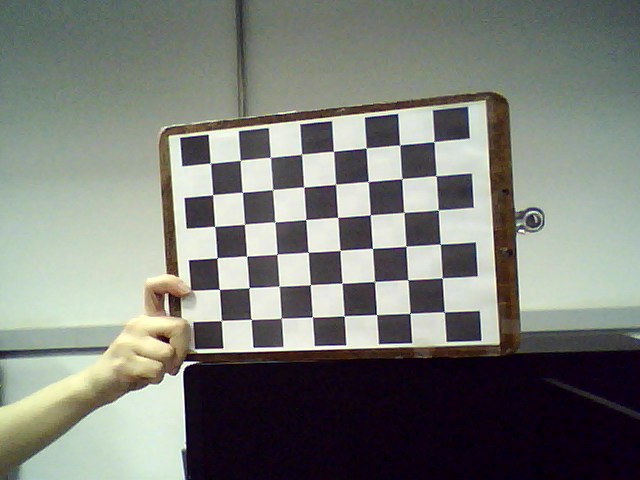
#> input picture Lab6_Grupo2/assets/tabuleiro_esquerda_original.png, 640 x 480 px
$ jupyter execute Relatorio_Lab6_Grupo2.ipynb   (older library calls are emulated)
#> lines starting #> are read from the running program, lines starting #| are printed output that depends on the picture
### Lab6_Grupo2/codigos/lab6_util.py
#!/usr/bin/env python3
"""Funcoes auxiliares do Lab 6 - disparidade, retificacao e profundidade."""

from __future__ import annotations

import json
import math
import os
from dataclasses import dataclass
from pathlib import Path
from typing import Any, Dict, Optional, Tuple

import cv2
import numpy as np


@dataclass
class CalibracaoStereo:
    caminho: Path
    image_size: Tuple[int, int]
    M1: np.ndarray
    D1: np.ndarray
    M2: np.ndarray
    D2: np.ndarray
    R1: np.ndarray
    R2: np.ndarray
    P1: np.ndarray
    P2: np.ndarray
    Q: np.ndarray
    map1x: np.ndarray
    map1y: np.ndarray
    map2x: np.ndarray
    map2y: np.ndarray
    square_size: float = 1.0


def _ler_matriz(fs: cv2.FileStorage, nome: str, obrigatoria: bool = True) -> Optional[np.ndarray]:
    node = fs.getNode(nome)
    if node.empty():
        if obrigatoria:
            raise KeyError(f"Parametro ausente no arquivo de calibracao: {nome}")
        return None
    mat = node.mat()
    if mat is None and obrigatoria:
        raise ValueError(f"Nao foi possivel ler a matriz {nome}")
    return mat


def _ler_real(fs: cv2.FileStorage, nome: str, padrao: float) -> float:
    node = fs.getNode(nome)
    return float(node.real()) if not node.empty() else float(padrao)


def carregar_calibracao_xml(caminho: str | os.PathLike[str]) -> CalibracaoStereo:
    """Carrega o XML/YAML do Lab 5 e cria mapas de retificacao."""
    path = Path(caminho).expanduser().resolve()
    if not path.exists():
        raise FileNotFoundError(
            f"Arquivo de calibracao nao encontrado: {path}\n"
            "Copie o stereo_params_abc.xml do Lab 5 para a pasta calibracao/."
        )

    fs = cv2.FileStorage(str(path), cv2.FILE_STORAGE_READ)
    if not fs.isOpened():
        raise OSError(f"Nao foi possivel abrir o arquivo de calibracao: {path}")

    try:
        width = int(round(_ler_real(fs, "image_width", 640)))
        height = int(round(_ler_real(fs, "image_height", 480)))
        square_size = _ler_real(fs, "square_size", 1.0)
        M1 = _ler_matriz(fs, "M1")
        D1 = _ler_matriz(fs, "D1")
        M2 = _ler_matriz(fs, "M2")
        D2 = _ler_matriz(fs, "D2")
        R1 = _ler_matriz(fs, "R1")
        R2 = _ler_matriz(fs, "R2")
        P1 = _ler_matriz(fs, "P1")
        P2 = _ler_matriz(fs, "P2")
        Q = _ler_matriz(fs, "Q")
    finally:
        fs.release()

    size = (width, height)
    map1x, map1y = cv2.initUndistortRectifyMap(
        M1, D1, R1, P1, size, cv2.CV_32FC1
    )
    map2x, map2y = cv2.initUndistortRectifyMap(
        M2, D2, R2, P2, size, cv2.CV_32FC1
    )

    return CalibracaoStereo(
        caminho=path,
        image_size=size,
        M1=M1,
        D1=D1,
        M2=M2,
        D2=D2,
        R1=R1,
        R2=R2,
        P1=P1,
        P2=P2,
        Q=Q,
        map1x=map1x,
        map1y=map1y,
        map2x=map2x,
        map2y=map2y,
        square_size=square_size,
    )


def retificar_par(
    esquerda: np.ndarray,
    direita: np.ndarray,
    calib: CalibracaoStereo,
) -> Tuple[np.ndarray, np.ndarray]:
    """Redimensiona para a resolucao calibrada e retifica o par."""
    size = calib.image_size
    if (esquerda.shape[1], esquerda.shape[0]) != size:
        esquerda = cv2.resize(esquerda, size, interpolation=cv2.INTER_AREA)
    if (direita.shape[1], direita.shape[0]) != size:
        direita = cv2.resize(direita, size, interpolation=cv2.INTER_AREA)

    rect_l = cv2.remap(esquerda, calib.map1x, calib.map1y, cv2.INTER_LINEAR)
    rect_r = cv2.remap(direita, calib.map2x, calib.map2y, cv2.INTER_LINEAR)
    return rect_l, rect_r


def parametros_padrao_sgbm() -> Dict[str, int]:
    return {
        "min_disparity": 0,
        "num_disparities": 128,
        "block_size": 5,
        "uniqueness_ratio": 10,
        "speckle_window_size": 100,
        "speckle_range": 2,
        "disp12_max_diff": 1,
        "pre_filter_cap": 31,
    }


def normalizar_parametros(params: Dict[str, Any]) -> Dict[str, int]:
    p = parametros_padrao_sgbm()
    p.update({k: int(v) for k, v in params.items() if k in p})

    p["num_disparities"] = max(16, int(math.ceil(p["num_disparities"] / 16.0)) * 16)
    p["block_size"] = max(3, p["block_size"])
    if p["block_size"] % 2 == 0:
        p["block_size"] += 1
    p["pre_filter_cap"] = int(np.clip(p["pre_filter_cap"], 1, 63))
    p["uniqueness_ratio"] = max(0, p["uniqueness_ratio"])
    p["speckle_window_size"] = max(0, p["speckle_window_size"])
    p["speckle_range"] = max(0, p["speckle_range"])
    p["disp12_max_diff"] = max(-1, p["disp12_max_diff"])
    return p


def criar_sgbm(params: Dict[str, Any], canais: int = 1) -> cv2.StereoSGBM:
    p = normalizar_parametros(params)
    bloco = p["block_size"]
    p1 = 8 * canais * bloco * bloco
    p2 = 32 * canais * bloco * bloco
    return cv2.StereoSGBM_create(
        minDisparity=p["min_disparity"],
        numDisparities=p["num_disparities"],
        blockSize=bloco,
        P1=p1,
        P2=p2,
        disp12MaxDiff=p["disp12_max_diff"],
        preFilterCap=p["pre_filter_cap"],
        uniquenessRatio=p["uniqueness_ratio"],
        speckleWindowSize=p["speckle_window_size"],
        speckleRange=p["speckle_range"],
        mode=cv2.STEREO_SGBM_MODE_SGBM_3WAY,
    )


def calcular_disparidade(
    esquerda_gray: np.ndarray,
    direita_gray: np.ndarray,
    params: Dict[str, Any],
    filtro: str = "auto",
) -> Tuple[np.ndarray, np.ndarray]:
    """Calcula disparidade e aplica regularizacao para reduzir manchas.

    filtro:
      - "auto": usa WLS se cv2.ximgproc estiver disponível; caso contrário, mediana.
      - "wls": tenta WLS e cai para mediana se indisponível.
      - "mediana": filtro de mediana 5x5.
      - "nenhum": resultado bruto do StereoSGBM.
    """
    p = normalizar_parametros(params)
    matcher_esq = criar_sgbm(p, canais=1)
    disp16_esq = matcher_esq.compute(esquerda_gray, direita_gray)

    filtro = str(filtro).lower().strip()
    disp16_filtrada = disp16_esq

    usar_wls = filtro in ("auto", "wls")
    tem_ximgproc = hasattr(cv2, "ximgproc") and hasattr(cv2.ximgproc, "createRightMatcher")

    if usar_wls and tem_ximgproc:
        try:
            matcher_dir = cv2.ximgproc.createRightMatcher(matcher_esq)
            disp16_dir = matcher_dir.compute(direita_gray, esquerda_gray)

            wls = cv2.ximgproc.createDisparityWLSFilter(matcher_esq)
            wls.setLambda(8000.0)
            wls.setSigmaColor(1.5)
            disp16_filtrada = wls.filter(
                disp16_esq,
                esquerda_gray,
                disparity_map_right=disp16_dir,
            )
        except cv2.error:
            disp16_filtrada = disp16_esq

    if filtro == "mediana" or (usar_wls and not tem_ximgproc) or (
        usar_wls and np.shares_memory(disp16_filtrada, disp16_esq)
    ):
        # Suaviza pequenas oscilações mantendo as regiões originalmente inválidas.
        limite_invalido = (p["min_disparity"] - 1) * 16
        invalid = disp16_esq <= limite_invalido
        filtrada = cv2.medianBlur(disp16_esq, 5)
        filtrada[invalid] = disp16_esq[invalid]
        disp16_filtrada = filtrada

    if filtro == "nenhum":
        disp16_filtrada = disp16_esq

    disp = disp16_filtrada.astype(np.float32) / 16.0
    return disp, disp16_filtrada


def mascara_disparidade_valida(disparidade: np.ndarray, min_disparity: int = 0) -> np.ndarray:
    return np.isfinite(disparidade) & (disparidade > float(min_disparity))


# [14 lines left out: function disparidade_visual, not called in this run]


def reprojetar_3d(disparidade: np.ndarray, Q: np.ndarray) -> Tuple[np.ndarray, np.ndarray]:
    pontos = cv2.reprojectImageTo3D(disparidade, Q, handleMissingValues=False)
    valid = mascara_disparidade_valida(disparidade, 0)
    valid &= np.all(np.isfinite(pontos), axis=2)
    valid &= np.abs(pontos[:, :, 2]) < 1e6
    return pontos, valid


# [49 lines left out: functions mediana_profundidade, salvar_ply, not called in this run]


def carregar_params_json(caminho: str | os.PathLike[str]) -> Dict[str, int]:
    path = Path(caminho)
    if not path.exists():
        return parametros_padrao_sgbm()
    with path.open("r", encoding="utf-8") as arq:
#> (reads Lab6_Grupo2/dados/config_sgbm.json from the repository)
        return normalizar_parametros(json.load(arq))


# [51 lines left out: functions salvar_params_json, abrir_camera, capturar_sincronizado, desenhar_linhas_epipolares, colocar_texto, not called in this run]

### Lab6_Grupo2/Relatorio_Lab6_Grupo2.ipynb
# ESZA019 — Visão Computacional
## Laboratório 6 — Mapa de Profundidade com Câmera Estéreo

**Grupo 2**
**Autores:** Cesar de Jesus, Mariana Chiara e Vinicius de Marchi
**Docente:** Prof. Celso Setsuo Kurashima
**Data de realização dos experimentos:** 20 de agosto de 2026
**Data de publicação:** 20 de agosto de 2026

---

### Resumo

Neste laboratório foi construída e calibrada uma câmera estéreo de baixo custo formada por duas webcams fixadas rigidamente. Foram capturados 25 pares de imagens de um tabuleiro de calibração com 9 × 6 cantos internos e quadrados de 3 cm. Após a calibração individual e estéreo, as imagens foram retificadas e processadas com o algoritmo StereoSGBM do OpenCV. A disparidade foi convertida em coordenadas tridimensionais por meio da matriz de reprojeção \(Q\), permitindo medir a distância entre o sistema estéreo e um objeto específico.

A validação foi realizada nas distâncias reais de 60, 80, 100 e 120 cm, com cinco repetições por distância. O sistema apresentou erro absoluto médio de **0,845 cm**, erro percentual médio de **1,159%**, RMSE de **1,028 cm** e coeficiente \(R^2=0,9980\), demonstrando boa linearidade, repetibilidade e precisão na faixa analisada.

## Sumário

1. Introdução
2. Objetivos
3. Fundamentação teórica
4. Materiais e métodos
5. Implementação computacional em Jupyter
6. Resultados
7. Análise e discussão
8. Conclusões
9. Referências

## 1. Introdução

A visão estereoscópica estima a estrutura tridimensional de uma cena a partir de duas imagens adquiridas por câmeras posicionadas em locais diferentes. De maneira semelhante à visão binocular humana, um ponto do espaço aparece em posições horizontais distintas nas imagens esquerda e direita. A diferença entre essas posições é denominada **disparidade**.

Para que a disparidade possa ser calculada de maneira consistente, é necessário determinar os parâmetros intrínsecos de cada câmera, a posição relativa entre elas e as transformações de retificação. Depois da retificação, pontos correspondentes passam a ser buscados ao longo da mesma linha horizontal. A disparidade obtida pode então ser convertida em profundidade, desde que a distância focal e a separação entre as câmeras sejam conhecidas.

Este relatório apresenta todo o procedimento empregado pelo Grupo 2: montagem do sistema, captura das imagens de calibração, calibração individual e estéreo, retificação, ajuste do algoritmo StereoSGBM, geração dos mapas de disparidade e profundidade, medição de distâncias, reconstrução 3D e validação quantitativa.

## 2. Objetivos

O objetivo geral foi desenvolver e validar um sistema estéreo capaz de estimar a distância entre as câmeras e objetos presentes na cena.

Objetivos específicos:

- compreender os conceitos de geometria epipolar, disparidade, retificação e profundidade;
- calibrar individualmente as duas webcams;
- estimar a rotação e a translação entre as câmeras;
- retificar os pares de imagens;
- gerar mapas densos de disparidade com Block Matching e StereoSGBM;
- converter disparidade em profundidade e coordenadas 3D;
- ajustar os parâmetros de correspondência para reduzir ruídos;
- medir distâncias conhecidas e calcular os erros experimentalmente;
- produzir uma nuvem de pontos da cena;
- documentar o procedimento de forma reprodutível.

## 3. Fundamentação teórica

### 3.1 Modelo de câmera e calibração

No modelo pinhole, um ponto tridimensional \((X,Y,Z)\) é projetado no plano da imagem por uma matriz de câmera composta por parâmetros intrínsecos e extrínsecos. A matriz intrínseca de cada câmera é escrita como

\[
K=
\begin{bmatrix}
f_x & 0 & c_x\\
0 & f_y & c_y\\
0 & 0 & 1
\end{bmatrix},
\]

em que \(f_x\) e \(f_y\) são as distâncias focais em pixels e \((c_x,c_y)\) é o ponto principal. A calibração também estima coeficientes de distorção radial e tangencial.

A calibração estéreo acrescenta a rotação \(R\) e a translação \(T\) entre os referenciais das duas câmeras. A norma de \(T\) corresponde à **baseline** \(B\), isto é, à distância entre os centros ópticos.

### 3.2 Geometria epipolar

Para um ponto tridimensional observado por duas câmeras, as projeções nas imagens obedecem à restrição epipolar

\[
\mathbf{x}_R^{T}F\mathbf{x}_L=0,
\]

em que \(F\) é a matriz fundamental. Essa restrição reduz a busca por correspondências de uma região bidimensional para uma linha epipolar.

### 3.3 Retificação

A retificação aplica transformações projetivas às imagens para tornar as linhas epipolares horizontais e alinhadas. Após esse processo, um ponto na imagem esquerda deve encontrar seu correspondente na mesma coordenada vertical da imagem direita. Essa condição reduz o custo computacional e melhora a robustez do cálculo de disparidade.

### 3.4 Disparidade

Para imagens retificadas, a disparidade horizontal de um ponto é

\[
d=x_L-x_R.
\]

Objetos próximos produzem disparidades maiores, enquanto objetos distantes produzem disparidades menores. O mapa de disparidade é denso quando uma estimativa é calculada para a maior parte dos pixels.

### 3.5 Profundidade

A profundidade \(Z\) pode ser obtida por triangulação:

\[
Z=\frac{fB}{d},
\]

em que \(f\) é a distância focal da câmera retificada, \(B\) é a baseline e \(d\) é a disparidade. Portanto, profundidade e disparidade possuem relação inversa.

No experimento, a matriz \(Q\), gerada por `cv2.stereoRectify`, foi empregada em `cv2.reprojectImageTo3D` para recuperar \((X,Y,Z)\) diretamente para cada pixel válido.

### 3.6 Diagrama de blocos do procedimento

### 3.7 Gráfico Profundidade × Disparidade

Para a calibração final, a baseline foi \(B=5,507\) cm e a distância focal retificada foi aproximadamente \(f=778,265\) pixels. Assim, \(fBpprox4285,61\ 	ext{px·cm}\).

O formato hiperbólico mostra por que pequenas variações de disparidade podem produzir grandes variações de profundidade em objetos mais distantes.

## 4. Materiais e métodos

### 4.1 Materiais

- duas webcams USB;
- suporte rígido para impedir alteração da posição relativa;
- computador com Linux;
- tabuleiro de calibração com 9 × 6 cantos internos;
- quadrados físicos de 3 cm;
- régua ou trena para validação das distâncias;
- Python 3;
- OpenCV;
- NumPy;
- Matplotlib;
- Jupyter Notebook.

A resolução utilizada durante a calibração e a reconstrução foi de 640 × 480 pixels.

### 4.2 Captura dos pares de calibração

Foram adquiridos 25 pares válidos de imagens. O tabuleiro foi posicionado em diferentes regiões do campo de visão, distâncias e inclinações. Essa diversidade é importante porque uma sequência formada por imagens quase idênticas não fornece informação geométrica suficiente para estimar os parâmetros de maneira robusta.

Os cantos foram detectados simultaneamente nas duas imagens com `cv2.findChessboardCorners` e refinados em nível subpixel com `cv2.cornerSubPix`.

### 4.3 Calibração individual e estéreo

A calibração foi executada em três etapas:

1. calibração da câmera esquerda com `cv2.calibrateCamera`;
2. calibração da câmera direita com `cv2.calibrateCamera`;
3. calibração estéreo com `cv2.stereoCalibrate`, mantendo os parâmetros intrínsecos fixos por meio de `cv2.CALIB_FIX_INTRINSIC`.

A matriz de rotação \(R\), o vetor de translação \(T\), as matrizes essencial \(E\) e fundamental \(F\) foram calculados. Em seguida, `cv2.stereoRectify` gerou \(R_1\), \(R_2\), \(P_1\), \(P_2\) e \(Q\).

Os parâmetros foram salvos em `stereo_params_abc.xml`.

### 4.4 Verificação da retificação

A qualidade da retificação foi verificada sobrepondo linhas horizontais ao par retificado. Quinas e cantos correspondentes do tabuleiro devem atravessar aproximadamente a mesma linha nas duas imagens.

### 4.5 Cálculo da disparidade

Inicialmente foram testados os pares Tsukuba e Motorcycle disponibilizados como exemplo. O Block Matching permitiu observar o princípio de correspondência, enquanto o StereoSGBM produziu mapas mais densos e suaves.

| Par de exemplo | Resultado |
|---|---|
| Tsukuba com StereoBM |  |
| Motorcycle com StereoSGBM |  |

Para os dados próprios foi utilizado `cv2.StereoSGBM_create` no modo `STEREO_SGBM_MODE_SGBM_3WAY`.

### 4.6 Parâmetros finais do StereoSGBM

| Parâmetro | Valor final | Influência principal |
|---|---:|---|
| `minDisparity` | 0 | início da faixa de busca |
| `numDisparities` | 96 | extensão horizontal da busca; múltiplo de 16 |
| `blockSize` | 11 | suavidade do mapa e preservação de detalhes |
| `uniquenessRatio` | 18 | rejeição de correspondências ambíguas |
| `speckleWindowSize` | 180 | remoção de pequenas regiões isoladas |
| `speckleRange` | 2 | tolerância de disparidade nos speckles |
| `disp12MaxDiff` | 1 | consistência esquerda-direita |
| `preFilterCap` | 31 | limitação dos valores pré-filtrados |

O `blockSize=11` foi escolhido para produzir profundidades mais uniformes em superfícies planas. O aumento desse parâmetro reduz ruídos, porém pode suavizar bordas e objetos pequenos.

Quando o módulo `ximgproc` está disponível, o código utiliza filtro WLS. Caso contrário, aplica filtro de mediana 5 × 5. A distância local é calculada pela mediana de uma janela de 25 × 25 pixels, diminuindo a sensibilidade a pixels isolados.

### 4.7 Procedimento de validação

O tabuleiro foi posicionado nas distâncias reais de 60, 80, 100 e 120 cm, medidas a partir da região central entre as lentes até o plano do objeto. Para cada distância foram registradas cinco leituras em regiões centrais do mapa.

Foram calculados:

\[
E_{	ext{abs}}=|\overline Z-Z_{	ext{real}}|
\]

e

\[
E_{\%}=rac{|\overline Z-Z_{	ext{real}}|}{Z_{	ext{real}}}	imes100\%.
\]

O desvio padrão das cinco repetições foi utilizado como indicador de repetibilidade.

### 4.8 Comandos principais utilizados

```bash
python3 calibracao_nova/codigos/01_capturar_pares_calibracao.py   --cam-esq 0 --cam-dir 2 --colunas 9 --linhas 6
```

```bash
python3 calibracao_nova/codigos/02_calibrar_estereo.py   --pasta calibracao_nova/capturas   --colunas 9 --linhas 6   --quadrado-cm 3.0   --saida calibracao_nova/saida/stereo_params_abc.xml
```

```bash
python3 codigos/06_mapa_profundidade_ao_vivo.py   --cam-esq 0 --cam-dir 2   --calibracao calibracao/stereo_params_abc.xml   --fator-unidade-cm 1.0   --filtro auto   --raio-medicao 12   --z-min-cm 20   --z-max-cm 200
```

```bash
python3 codigos/05_processar_par_salvo.py   --esquerda capturas/par_002_20260720_193525_113_L.png   --direita capturas/par_002_20260720_193525_113_R.png   --calibracao calibracao/stereo_params_abc.xml   --config config_sgbm.json   --fator-unidade-cm 1.0   --saida resultados/tabuleiro_60cm
```

## 5. Implementação computacional em Jupyter

A seção a seguir constitui um programa completo e reprodutível para:

1. carregar a calibração;
2. retificar um par estéreo;
3. calcular a disparidade;
4. reprojetar os pixels para 3D;
5. medir a distância do tabuleiro em uma região de interesse.

[cell 1]
from pathlib import Path
import json
import sys

import cv2
import matplotlib.pyplot as plt
import numpy as np
import pandas as pd

sys.path.append(str(Path("codigos").resolve()))
from lab6_util import (
    carregar_calibracao_xml,
    carregar_params_json,
    retificar_par,
    calcular_disparidade,
    reprojetar_3d,
)

PASTA = Path(".")
calibracao = carregar_calibracao_xml(PASTA / "dados" / "stereo_params_abc.xml")
params = carregar_params_json(PASTA / "dados" / "config_sgbm.json")

print("Resolução calibrada:", calibracao.image_size)
print("Tamanho físico do quadrado:", calibracao.square_size, "cm")
print("Parâmetros SGBM:", params)

[cell 2]
imagem_esquerda = cv2.imread(str(PASTA / "assets" / "tabuleiro_esquerda_original.png"))
#> imagem_esquerda is the input picture: shape (480, 640, 3); mean B, G, R 118.8, 125.3, 122.3
imagem_direita = cv2.imread(str(PASTA / "assets" / "tabuleiro_direita_original.png"))
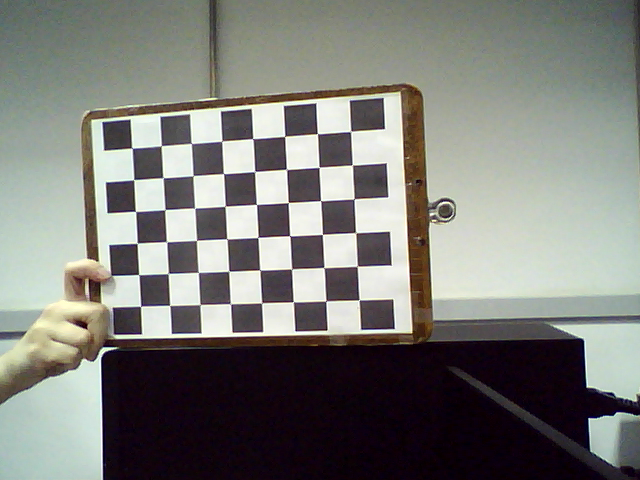
#> input picture Lab6_Grupo2/assets/tabuleiro_direita_original.png, 640 x 480 px
#> imagem_direita is the input picture: shape (480, 640, 3); mean B, G, R 120.1, 124.9, 124.5

rect_l, rect_r = retificar_par(imagem_esquerda, imagem_direita, calibracao)
#> in retificar_par, `rect_l = cv2.remap(esquerda, calib.map1x, calib.map1y, cv2.INTER_LINEAR)`:
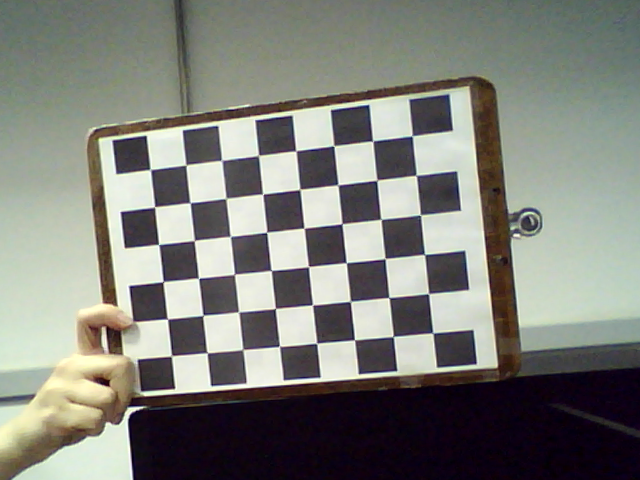
#> rect_l: shape (480, 640, 3); mean B, G, R 121.6, 128.2, 127
#> in retificar_par, `rect_r = cv2.remap(direita, calib.map2x, calib.map2y, cv2.INTER_LINEAR)`:
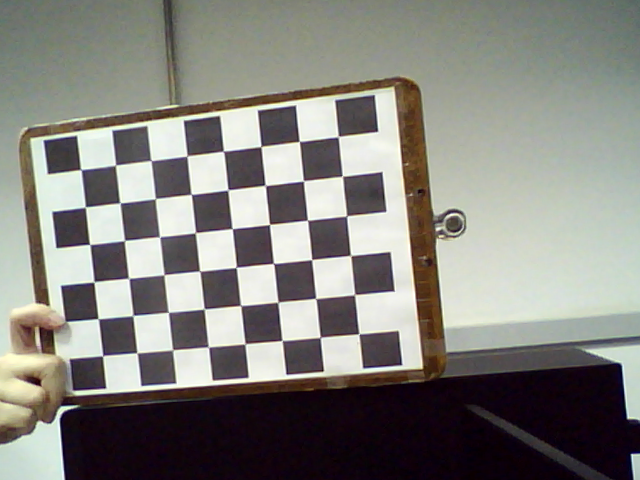
#> rect_r: shape (480, 640, 3); mean B, G, R 125.3, 130.7, 132
gray_l = cv2.cvtColor(rect_l, cv2.COLOR_BGR2GRAY)
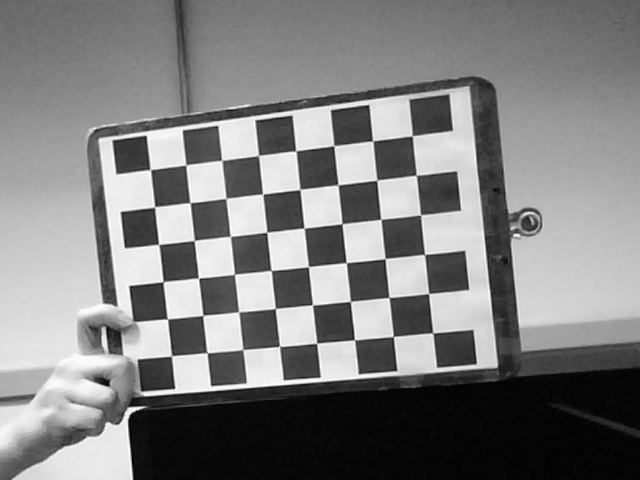
#> gray_l: shape (480, 640); min 0, max 255, mean 127.1
gray_r = cv2.cvtColor(rect_r, cv2.COLOR_BGR2GRAY)
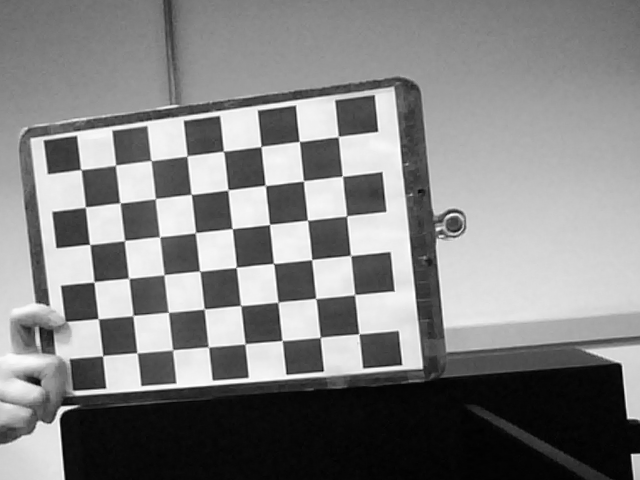
#> gray_r: shape (480, 640); min 1, max 255, mean 130.5

disparidade, _ = calcular_disparidade(gray_l, gray_r, params, filtro="auto")
#> (the rest of the program and of its run is left out)
